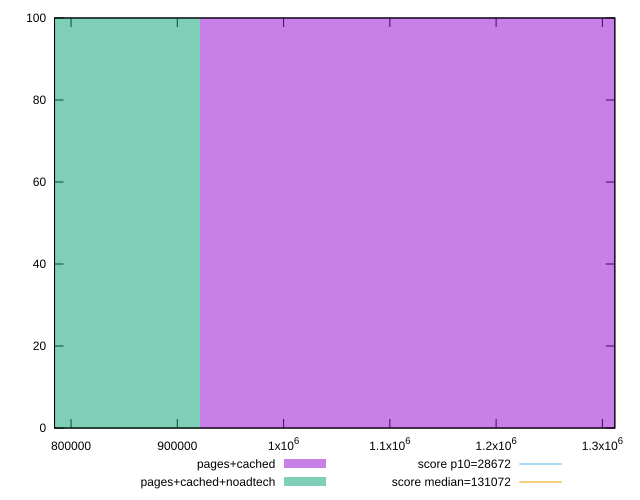

Reproduce this figure in gnuplot.
reset

$pagesCached <<EOF
1228048.904742808 100
EOF

$pagesCachedNoadtech <<EOF
614024.452371404 100
EOF

set key outside below
set boxwidth 614024.452371404
set xrange [784462.4833333334:1311697.2434877409]
set yrange [0:100]
set trange [0:100]
set style fill transparent solid 0.5 noborder

set parametric
set terminal svg size 640, 500 enhanced background rgb 'white'
set output "report_00018_2021-02-10T15-25-16.877Z/uses-long-cache-ttl/comparison/histogram/1_vs_2.svg"

plot $pagesCached title "pages+cached" with boxes, \
     $pagesCachedNoadtech title "pages+cached+noadtech" with boxes, \
     28672,t title "score p10=28672", \
     131072,t title "score median=131072"

reset
